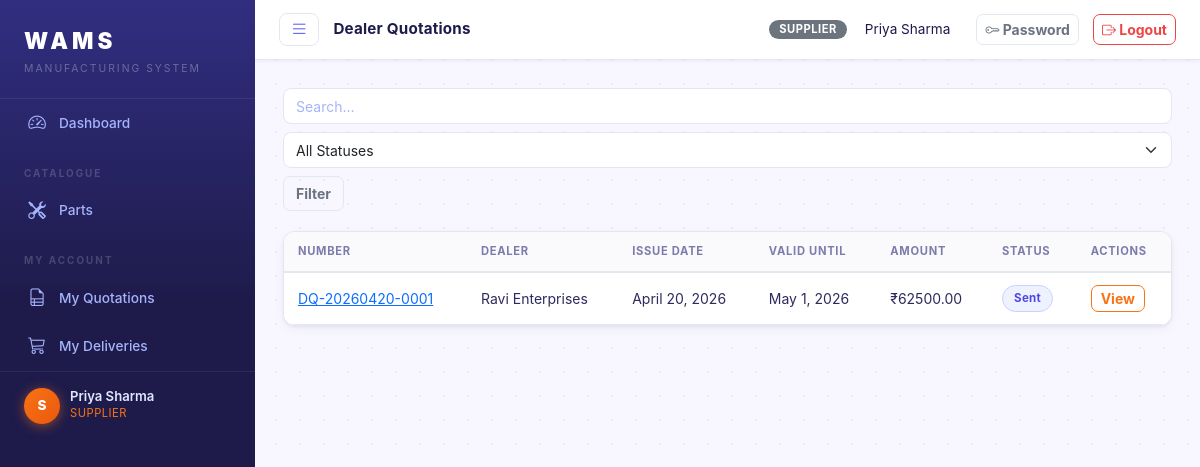
Before: /quotations/dealer/ (signed in) with the older database file.
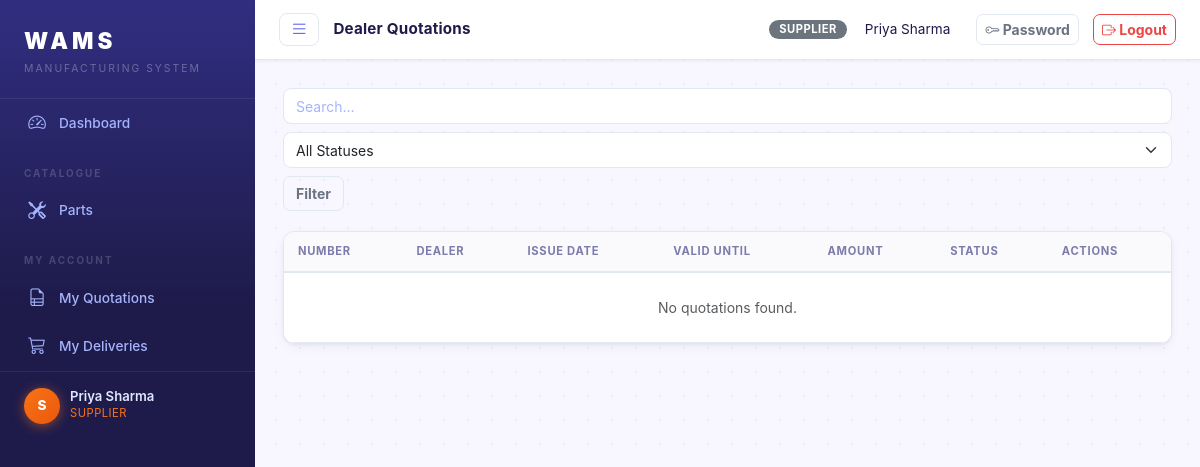
After: the same page with the newer database file.
### core/models.py (models this page shows, shortened)
class DealerQuotation(models.Model):
    STATUS_CHOICES = [
        ('draft', 'Draft'),
        ('sent', 'Sent'),
        ('accepted', 'Accepted'),
        ('rejected', 'Rejected'),
        ('expired', 'Expired'),
    ]
    quotation_number = models.CharField(max_length=50, unique=True)
    dealer = models.ForeignKey(Dealer, on_delete=models.CASCADE, related_name='quotations')
    issue_date = models.DateField(auto_now_add=True)
    valid_until = models.DateField()
    status = models.CharField(max_length=20, choices=STATUS_CHOICES, default='draft')
    total_amount = models.DecimalField(max_digits=12, decimal_places=2, default=0)
    notes = models.TextField(blank=True)
    created_by = models.ForeignKey(User, on_delete=models.SET_NULL, null=True, related_name='dealer_quotations_created')
    created_at = models.DateTimeField(auto_now_add=True)
    class Meta:
        ordering = ['-created_at']

class Dealer(models.Model):
    user = models.OneToOneField(User, on_delete=models.CASCADE, related_name='dealer_profile')
    company_name = models.CharField(max_length=200)
    contact_person = models.CharField(max_length=100)
    email = models.EmailField()
    phone = models.CharField(max_length=20)
    address = models.TextField()
    city = models.CharField(max_length=100)
    credit_limit = models.DecimalField(max_digits=12, decimal_places=2, default=0)
    is_active = models.BooleanField(default=True)
    created_at = models.DateTimeField(auto_now_add=True)
    class Meta:
        ordering = ['company_name']

### core/views.py (the view)
# urls.py: path('quotations/dealer/', views.dealer_quotation_list, name='dealer_quotation_list'),
@login_required
def dealer_quotation_list(request):
    if request.user.role == 'dealer':
        try:
            qs = request.user.dealer_profile.quotations.all()
        except Dealer.DoesNotExist:
            qs = DealerQuotation.objects.none()
    else:
        qs = DealerQuotation.objects.select_related('dealer').all()
    status = request.GET.get('status', '')
    if status:
        qs = qs.filter(status=status)
    q = request.GET.get('q', '').strip()
    if q:
        qs = qs.filter(Q(quotation_number__icontains=q) | Q(dealer__company_name__icontains=q))
    page = paginate(request, qs)
    return render(request, 'core/quotations/dealer_list.html', {
        'page_obj': page, 'q': q, 'status': status,
        'status_choices': DealerQuotation.STATUS_CHOICES,
    })

### core/views.py (called while the page is built)
def paginate(request, qs, per_page=20):
    paginator = Paginator(qs, per_page)
    page = request.GET.get('page', 1)
    return paginator.get_page(page)

### templates/core/quotations/dealer_list.html (shortened to what this page needs)
{% extends 'base.html' %}
{% block page_title %}Dealer Quotations{% endblock %}
{% block content %}
<div class="page-toolbar">
  <form class="search-form" method="get">
    <input type="text" name="q" value="{{ q }}" class="form-control" placeholder="Search…">
    <select name="status" class="form-select">
      <option value="">All Statuses</option>
    </select>
    <button class="btn btn-outline-secondary">Filter</button>
  </form>
</div>
<div class="card">
  <div class="card-body p-0">
    <table class="table table-hover mb-0">
      <thead>
        <tr><th>Number</th><th>Dealer</th><th>Issue Date</th><th>Valid Until</th><th>Amount</th><th>Status</th><th>Actions</th></tr>
      </thead>
      <tbody>
      {% for q in page_obj %}
      <tr>
        <td><a href="{% url 'dealer_quotation_detail' q.pk %}">{{ q.quotation_number }}</a></td>
        <td>{{ q.dealer.company_name }}</td>
        <td>{{ q.issue_date }}</td>
        <td>{{ q.valid_until }}</td>
        <td>₹{{ q.total_amount|floatformat:2 }}</td>
        <td><span class="badge-status badge-{{ q.status }}">{{ q.get_status_display }}</span></td>
        <td><a href="{% url 'dealer_quotation_detail' q.pk %}" class="btn btn-xs btn-outline-primary">View</a></td>
      </tr>
      {% empty %}
      <tr><td colspan="7" class="text-center text-muted py-4">No quotations found.</td></tr>
      {% endfor %}
      </tbody>
    </table>
  </div>
</div>
{% endblock %}

Changed rows visible on the page:
removed DealerQuotation: quotation_number "DQ-20260420-0001", dealer.company_name "Ravi Enterprises", issue_date "April 20, 2026", valid_until "May 1, 2026", total_amount "62500.00", status "Sent"
Other visible differences:
text now shown: "No quotations found."
